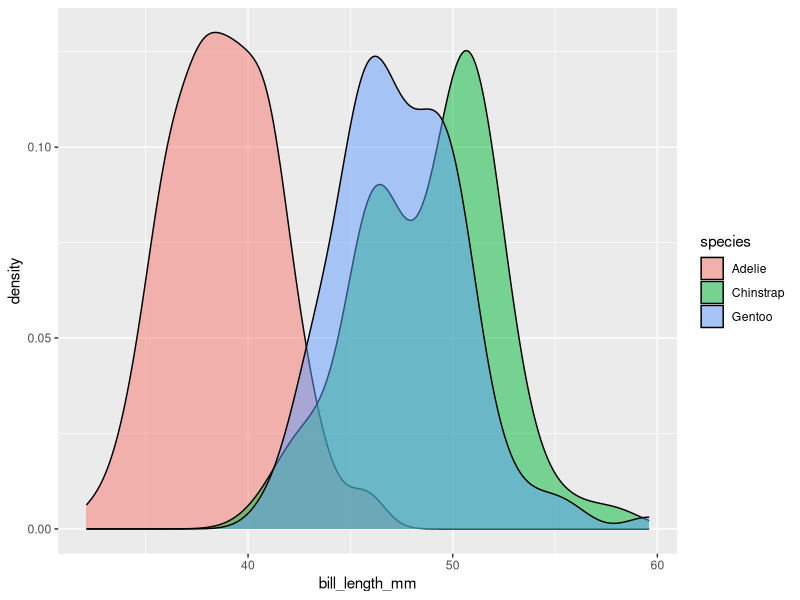
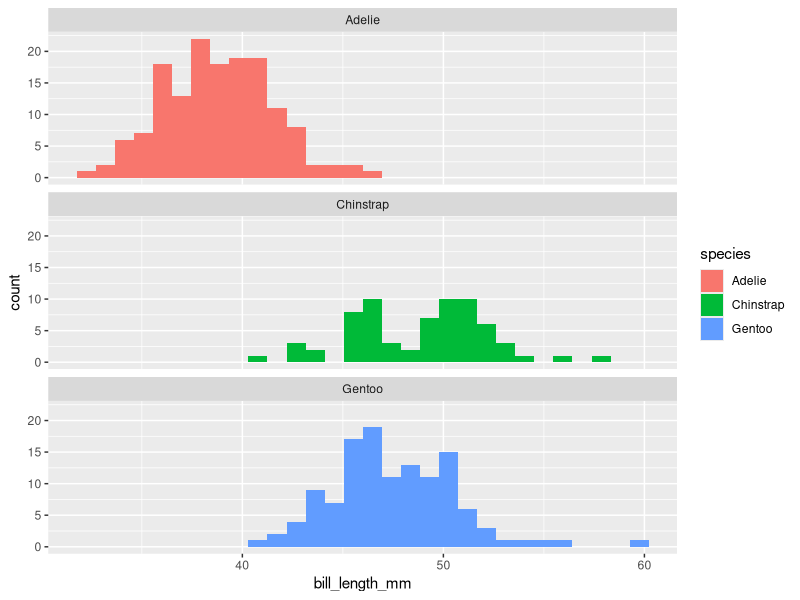

Reproduce these figures in R, in order.
## ---- chunk 1
knitr::opts_chunk$set(echo = TRUE)
## ---- chunk 2
library(palmerpenguins) #install.packages("palmerpenguins")
library(tidyverse)
## ---- chunk 3
summary(penguins$bill_length_mm)
#max(bill_length_mm)
## ---- chunk 4
penguins%>%
  ggplot(mapping = aes(x = bill_length_mm, fill = species))+
  geom_density(alpha = 0.5)
## ---- chunk 5
penguins %>%
  ggplot(mapping = aes(x = bill_length_mm, fill=species)) +
  geom_histogram() +
  facet_wrap(~species, nrow=3)
